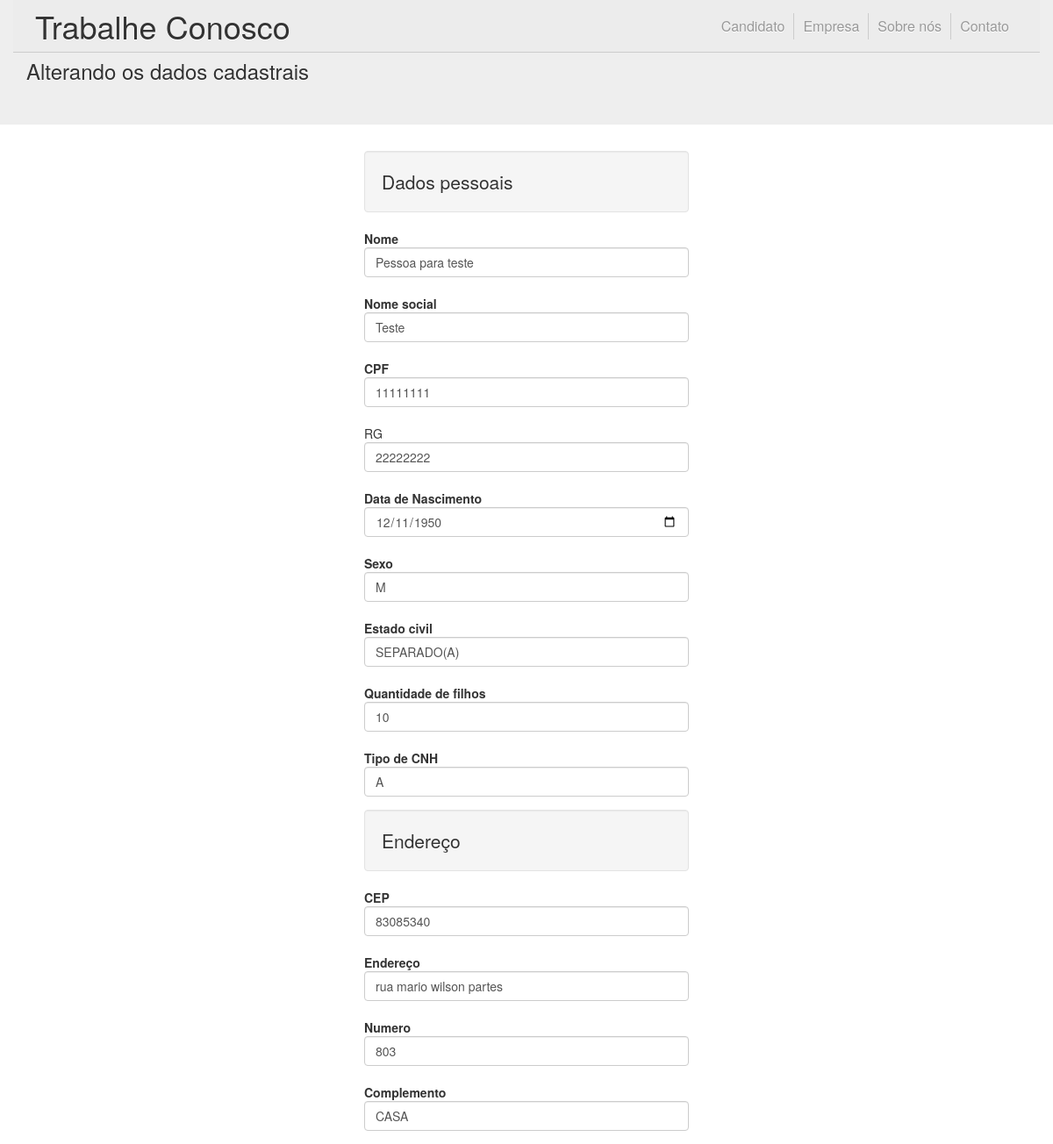
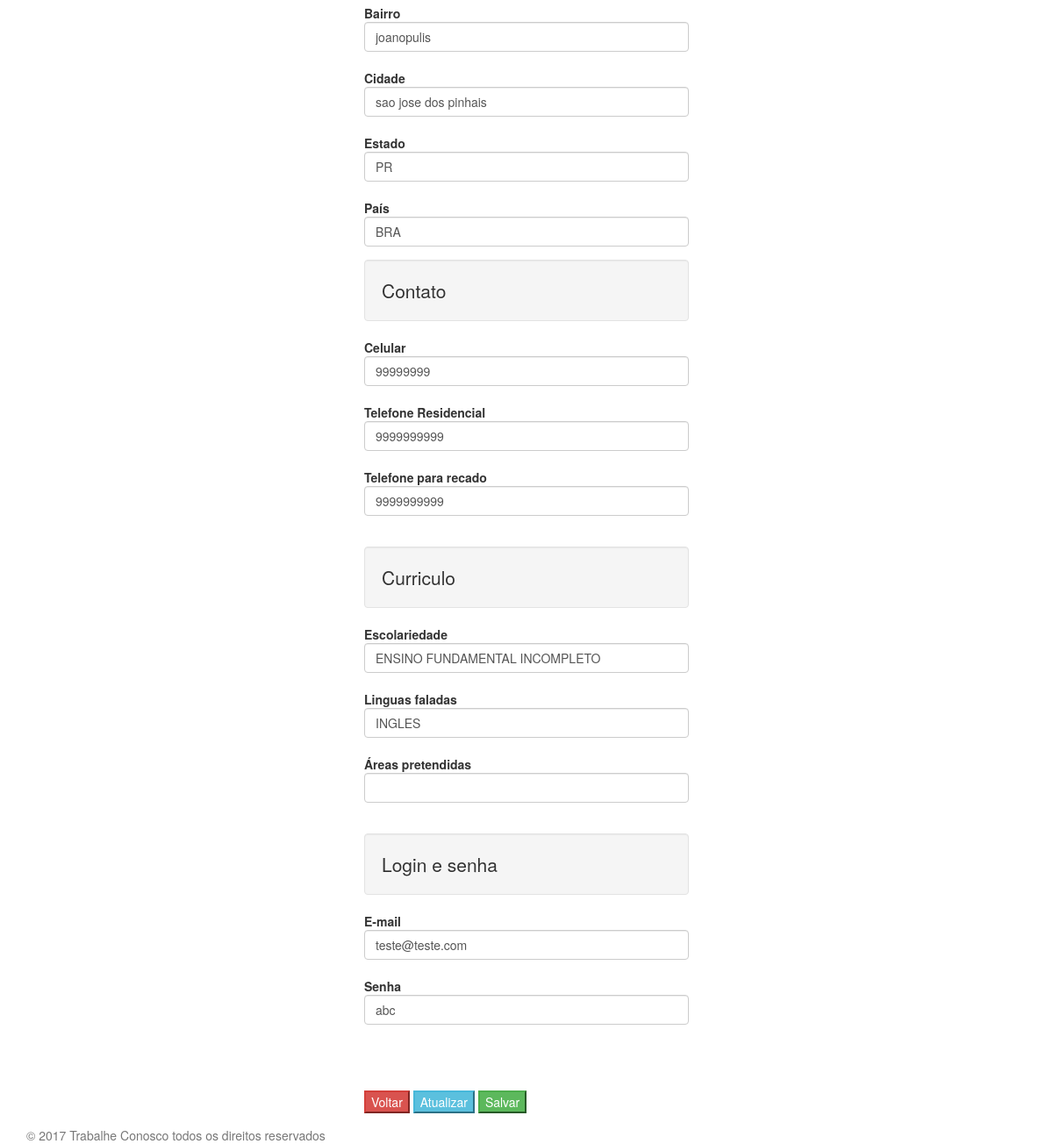
Screenshot of /candidato_editar_logado.php (signed in) with the database file from the repository (2 pictures, top to bottom).
### tables this page shows
CREATE TABLE `CANDIDATO` (
  `ID_CANDIDATO` int(20) NOT NULL,
  `CPF` bigint(20) NOT NULL,
  `RG` bigint(20) NOT NULL COMMENT 'RG do candidato é unico e não pode ser repetido',
  `NOME` varchar(100) NOT NULL,
  `NOME_SOCIAL` varchar(100) DEFAULT NULL,
  `DATA_NASCIMENTO` date NOT NULL,
  `ESTADO_CIVIL` enum('CASADO(A)','SOLTEIRO(A)','DIVORCIADO(A)','VIUVO(A)','SEPARADO(A)') NOT NULL,
  `SEXO` enum('M','F') NOT NULL,
  `QTD_FILHOS` int(11) DEFAULT NULL,
  `STATUS` enum('ATIVO','INATIVO') NOT NULL DEFAULT 'ATIVO',
  `ESCOLARIDADE` enum('ENSINO FUNDAMENTAL INCOMPLETO','ENSINO FUNDAMENTAL COMPLETO','ENSINO MÉDIO INCOMPLETO','ENSINO MÉDIO COMPLETO','ENSINO SUPERIOR INCOMPLETO','ENSINO SUPERIOR COMPLETO') DEFAULT NULL,
  `LINGUAS` varchar(45) DEFAULT 'INGLES',
  `CNH` enum('A','B','C','D','E') DEFAULT NULL,
  `ID_PROFISSAO` int(11) NOT NULL,
  `ENDERECO` varchar(100) NOT NULL,
  `NUMERO_CASA` bigint(20) NOT NULL,
  `COMPLEMENTO` varchar(100) DEFAULT NULL,
  `CEP` varchar(10) NOT NULL,
  `BAIRRO` varchar(100) NOT NULL,
  `CIDADE` varchar(100) NOT NULL,
  `ESTADO` enum('AC','AL','AP','AM','BA','CE','DF','ES','GO','MA','MT','MS','MG','PA','PB','PR','PE','PI','RJ','RN','RS','RO','RR','SC','SP','SE','TO') NOT NULL,
  `PAIS` enum('BRA') NOT NULL DEFAULT 'BRA',
  `TEL_RESIDENCIAL` varchar(50) DEFAULT NULL,
  `TEL_CELULAR` varchar(50) NOT NULL,
  `TEL_RECADO` varchar(50) DEFAULT NULL,
  `EMAIL` varchar(100) NOT NULL,
  `SENHA_CANDIDATO` varchar(100) NOT NULL COMMENT 'senha de login'
);

### candidato_editar_logado.php (the view, shortened to what this page needs)
<?php
include_once("_php/conexao.php");
$id = $_SESSION["id_candidato"];
$result = mysqli_query($mysqli, "SELECT * FROM `CANDIDATO` WHERE ID_CANDIDATO = $id");
while($res = mysqli_fetch_array($result))
{
	$nomecandidato = $res['NOME'];
	$nomesocial = $res['NOME_SOCIAL'];
	$cpfcandidato = $res['CPF'];
	$rgcandidato = $res['RG'];
	$datanascimento = date("Y-m-d", strtotime($res['DATA_NASCIMENTO']));
	$sexo = $res['SEXO'];
	$estadocivil = $res['ESTADO_CIVIL'];
	$qtdafilhos = $res['QTD_FILHOS'];
	$cnh = $res['CNH'];
	$cepcandidato = $res['CEP'];
	$enderecocandidato = $res['ENDERECO'];
	$numeroendereco = $res['NUMERO_CASA'];
	$complemento = $res['COMPLEMENTO'];
	$bairro = $res['BAIRRO'];
	$cidade = $res['CIDADE'];
	$estado = $res['ESTADO'];
	$pais = $res['PAIS'];
	$celular = $res['TEL_CELULAR'];
	$tel_residencial = $res['TEL_RESIDENCIAL'];
	$tel_recado = $res['TEL_RECADO'];
	$emailcandidato = $res['EMAIL'];
	$escolaridade =  $res['ESCOLARIDADE'];
	$linguas = $res['LINGUAS'];
	$areapretendida = $res['AREA_PRETENDIDA'];
	$senha = $res['SENHA_CANDIDATO'];
}
?>
<!DOCTYPE html>
<html lang="pt-BR" xmlns:id="http://www.w3.org/1999/xhtml">
<head>
	<link rel="stylesheet"  href="_css/bootstrap.min.css" >
	<link rel="stylesheet"  href="_css/header.css" >
</head>
<body>
	<nav class="navbar navbar-fixed-top">
		<header class="container">
			<h1 class="float-l">
				<a href="#" title="Trabalhe Conosco" onclick="location.href='index.php'"> Trabalhe Conosco </a>
			</h1>
				<nav class="float-r">
				<ul class="list-auto">
					<li>
						<a href="#Candidato" onclick="location.href='candidato_area_nao_logada.php'" title="Candidado">Candidato</a>
					</li>
					<li>
						<a href="#Empresa" onclick="location.href='empresa_area_nao_logada.php'" title="Empresa">Empresa</a>
					</li>
					<li>
						<a href="#Sobre nós" onclick="location.href='sobre_nos.php'" title="Sobre nós">Sobre nós</a>
					</li>
					<li>
						<a href="#Contato" onclick="location.href='contato.php'" title="Contato">Contato</a>
					</li>
				</ul>
			</nav>
		</header>
	</nav>
	<div class="jumbotron">
		<br>
		<div class="container">
			<h3>Alterando os dados cadastrais<h3>
		</div>
	</div>
		<article class="container-fluid " role="group">
			<div class="row">
				<div class="col-sm-4 col-sm-offset-4">
					<form method="post" name="php_forulario-candidato" action="_php/manter-candidato/editar-candidato.php">
						<div class="form-group">
							<div class="well"><fieldset><legend>Dados pessoais</legend></div>
									<label for="css_nome-candidato">Nome</label>
									<br>
									<input type="text" name="php_nomecandidato" id="css_nome-candidato" size="20" class="form-control" maxlength="100"	 value="<?php echo"$nomecandidato"; ?>" required/>
									<br>
									<label for="css_nomesocial">Nome social</label>
									<br>
									<input type="text" name="php_nomesocial" id="css_nomesocial" class="form-control" size="20" maxlength="100"	value="<?php echo"$nomesocial"; ?>" required/>
									<br>
									<label for="css_cpf-candidato">CPF</label>
									<br>
									<input type="text"  name="php_cpfcandidato" class="form-control" id="css_cpf-candidato" size="11" maxlength="11"	 value="<?php echo"$cpfcandidato"; ?>" required/>
									<br
									<label for="css_rg-candidato">RG</label>
									<br>
									<input type="text" name="php_rgcandidato" id="css_rg-candidato" class="form-control" size="9" maxlength="9"	 value="<?php echo"$rgcandidato"; ?>" required/>
									<br>
									<label for="css_datanascimento">Data de Nascimento</label>
									<br>
									<input id="css_datanascimento" name="php_datanascimento"  class="form-control" type="date"  value="<?php echo"$datanascimento"; ?>"/>
									<br>
									<label for="css_sexo">Sexo</label>
									<br>
									<input id="css_sexo" list="lista-sexo" class="form-control" name="php_sexo" placeholder="Escolha uma das opções" value="<?php echo"$sexo"; ?>"/>
									<label for="css_estado-civil">Estado civil</label>
									<br>
									<input id="css_estado-civil" list="lista-estados-civis" class="form-control" name="php_estadocivil" placeholder="Ex: casado(a)" value="<?php echo"$estadocivil"; ?>"/>
									<label for="css_qtda-filhos">Quantidade de filhos</label>
									<br>
									<input id="css_qtda-filhos" name="php_qtdafilhos" class="form-control" placeholder="Ex: 0" type="number" min="0" max="99" value="<?php echo"$qtdafilhos"; ?>"/>
									<label for="css-tipo-cnh">Tipo de CNH</label>
									<br>
									<input id="css-tipo-cnh" list="lista-tipo-cnh" name="php_cnh" class="form-control" placeholder="Ex: Carteira A Moto" value="<?php echo"$cnh"; ?>"/>
						</div>
						<div class="form-group">
							<div class="well"><fieldset><legend>Endereço</legend></div>
								<label for="css_cep-candidato">CEP</label>
								<br>
								<input id="css_cep-candidato" name="php_cepcandidato" class="form-control" required  maxlength="9" type="text" value="<?php echo"$cepcandidato"; ?>"/>
								<label for="css_endereco-candidato">Endereço</label>
								<br>
								<input id="css_endereco-candidato" name="php_enderecocandidato" class="form-control" required maxlength="100" type="text" value="<?php echo"$enderecocandidato"; ?>"/>
								<label for="css_numero-endereco-candidato">Numero</label>
								<br>
								<input id="css_numero-endereco-candidato" name="php_numeroendereco" class="form-control" required maxlength="20" value="<?php echo"$numeroendereco"; ?>"/>
								<label for="css_complemento">Complemento</label>
								<br>
								<input id="css_complemento" name="php_complemento" class="form-control" maxlength="100" type="text" value="<?php echo"$complemento"; ?>"/>
								<label for="css_bairro-candidato">Bairro</label>
								<br>
								<input id="css_bairro-candidato" name="php_bairro" class="form-control" maxlength="100" type="text" value="<?php echo"$bairro"; ?>"/>
								<label for="css_cidade-candidato">Cidade</label>
								<br>
								<input id="css_cidade-candidato" name="php_cidade" type="text" class="form-control"  maxlength="100" value="<?php echo"$cidade"; ?>"/>
								<label for="css_estado-candidato">Estado</label>
								<br>
								<input id="css_estado-candidato" name="php_estado" class="form-control" list="listaestados-candidato" placeholder="Informe o estado onde você vive atualmente" value="<?php echo"$estado"; ?>"/>
								<label for="css_pais-candidato">País</label>
								<br>
								<input id="css_pais-candidato" name="php_pais" list="listapais-candidato" class="form-control" placeholder="Por enquanto atuamos apenas no Brasil" value="<?php echo"$pais"; ?>"/>
						</div>
						<div class="form-group">
							<div class="well"><fieldset><legend>Contato</legend></div>
								<label id="css_celular-contato">Celular</label>
								<br>
								<input id="css_celular-contato" name="php_celular" class="form-control" class="form-control" type="text" maxlength="10" placeholder="Campo obrigatório" value="<?php echo"$celular"; ?>" required/>
								<label id="css_tel-residencial">Telefone Residencial</label>
								<br>
								<input id="css_tel-residencial" name="php_tel_residencial" class="form-control" type="text" maxlength="10" placeholder="Campo não obrigatório" value="<?php echo"$tel_residencial"; ?>"/>
								<label id="css_tel-recado">Telefone para recado</label>
								<br>
								<input id="css_tel-recado" name="php_tel_recado" class="form-control" type="text" maxlength="10" placeholder="Campo não obrigatório" value="<?php echo"$tel_recado"; ?>"/>
						</div>
						<div class="form-group">
							<div class="well"><fieldset><legend>Curriculo</legend></div>
								<label id="css_escolaridade">Escolariedade</label>
								<br>
								<input id="css_escolaridade" name="php_escolaridade" class="form-control" list="lista-escolariedade" value="<?php echo"$escolaridade"; ?>"/>
								<label id="css_linguas">Linguas faladas</label>
								<br>
								<input type="text" name="php_linguas" id="css_linguas" class="form-control" value="<?php echo"$linguas"; ?>" />
								<label id="css_areapretendida">Áreas pretendidas</label>
								<br>
								<input type="text" name="php_areapretendida" class="form-control" id="css_areapretendida" value="<?php echo"$areapretendida"; ?>" />
						</div>
						<div class="form-group">
							<div class="well"><fieldset><legend>Login e senha</legend></div>
				        <label id="css_email-candidato">E-mail</label>
								<br>
								<input id="css_email-candidato" name="php_emailcandidato" class="form-control" type="email" maxlength="100" required value="<?php echo"$emailcandidato"; ?>"/>
								<br>
								<label id="css_senha_candidato">Senha</label>
								<br>
								<input id="css_senha_candidato" name="php_senha" class="form-control" type="text" maxlength="100" required  value="<?php echo"$senha"; ?>" />
						</div>
						<br><br>
					<div class="form-group">
              <input type="button" value="Voltar" onClick="history.go(-1)" class="btn-danger">
              <input type="button" value="Atualizar" onClick="history.go(0)" class="btn-info">
              <input type="submit" value="Salvar" class="btn-success"/>
            </div>
					</form>
		</div>
		</div>
	</article>
		<footer class="footer">
			<div class="container">
				<p class="text-muted">&copy; 2017 Trabalhe Conosco todos os direitos reservados</p>
			</div>
		</footer>
	</body>
	</html>

### _css/backup/header.css (style rules this page uses)
html, body, div, span, applet, object, iframe, h1, h2, h3, h4, h5, h6, hr, p, blockquote, pre, a, abbr, acronym, address, big, cite, code, del, dfn, em, font, img, ins, kbd, q, s, samp, small, strike, strong, sub, sup, tt, var, b, u, i, center, dl, dt, dd, ol, ul, li, fieldset, form, label, legend, table, caption, tbody, tfoot, thead, tr, th, td { margin:0; padding:0; border:0; background:transparent; }
.list-full, .list-full li, .list-auto, .list-auto li { width: 100%; float: left; display: block; position: relative; }
.list-auto, .list-auto li { width: auto; }
.float-l { float: left; }
.float-r { float: right; }
body { font-family: "Helvetica Neue", Helvetica, Arial, sans-serif; color: #333; text-shadow: 0 1px 0 #fff; }
header { min-height: 60px; position: fixed; top: 0; right: 0; left: 0; border-bottom: 1px solid #ccc; background: #ECECEC; z-index: 2; }
header h1 { padding: 10px 0 0 10px; }
header h1 a { color: #333; }
header ul { padding: 15px 10px 0 0; }
header li { border-left: 1px solid #ccc; }
header li:first-child { border: none; }
header li a { display: block; padding: 0 10px; color: #999; font-size: 16px; line-height: 30px; text-decoration: none; -webkit-transition: all 300ms ease; transition: all 300ms ease; }

### rows the page displays
candidato: php_nomecandidato "Pessoa para teste", php_nomesocial "Teste", php_cpfcandidato "11111111", php_rgcandidato "22222222", php_datanascimento "12/11/1950", php_sexo "M", php_estadocivil "SEPARADO(A)", php_qtdafilhos "10", php_cnh "A", php_cepcandidato "83085340", php_enderecocandidato "rua mario wilson partes", php_numeroendereco "803", php_complemento "CASA", php_bairro "joanopulis", php_cidade "sao jose dos pinhais", php_estado "PR", php_pais "BRA", php_celular "99999999", php_tel_residencial "9999999999", php_tel_recado "9999999999", php_escolaridade "ENSINO FUNDAMENTAL INCOMPLETO", php_linguas "INGLES", php_emailcandidato "teste@teste.com", php_senha "abc"
